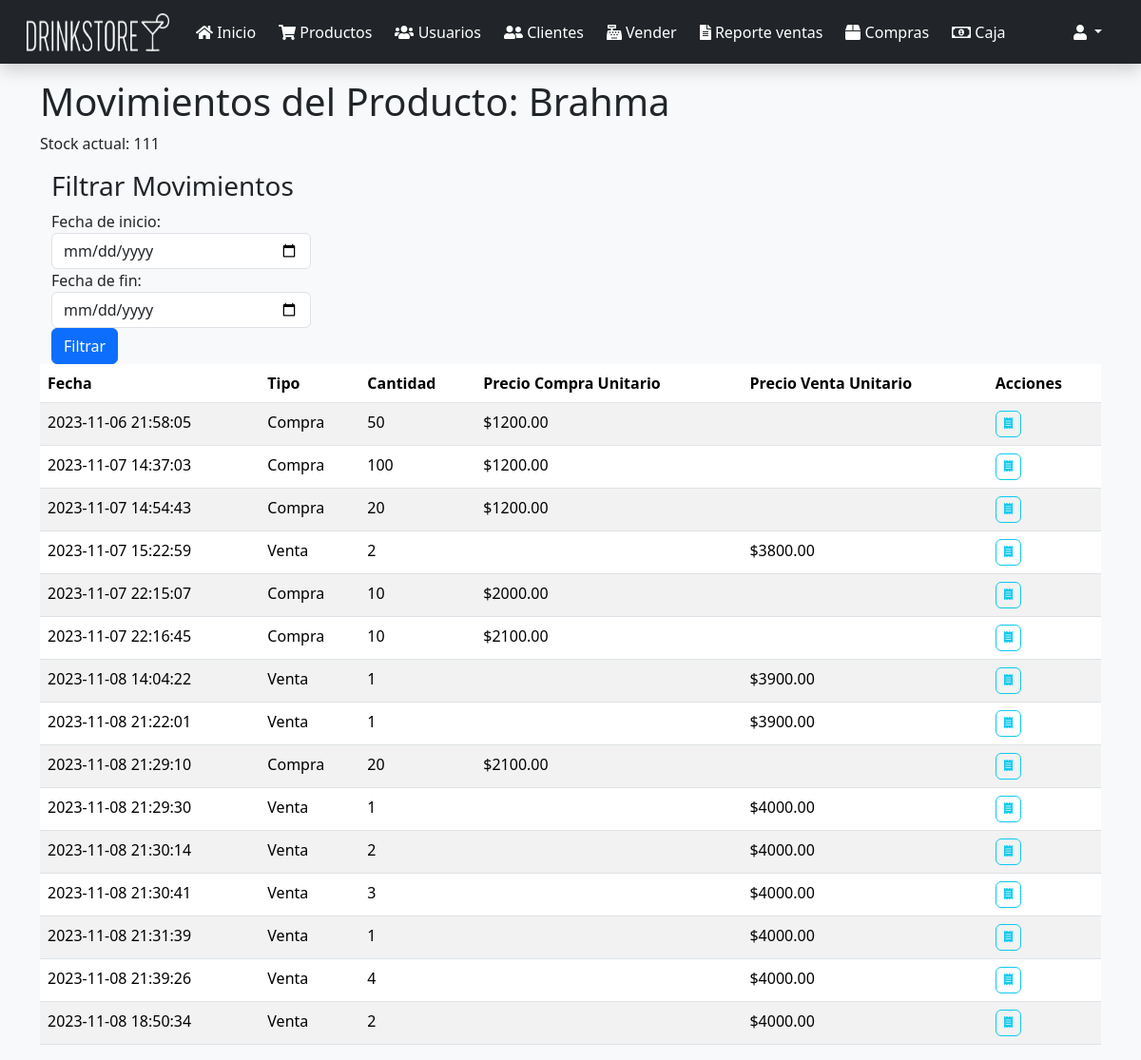
/ventas/ver_movimientos.php?id=1 (signed in), run on the app's committed database.
### tables this page shows
CREATE TABLE `producto` (
  `id` int NOT NULL,
  `nombre` varchar(45) NOT NULL,
  `descripcion` varchar(45) NOT NULL,
  `precio_venta` decimal(10,0) NOT NULL,
  `precio_costo` decimal(10,0) NOT NULL,
  `stock` int NOT NULL,
  `stock_minimo` varchar(45) DEFAULT '2',
  `categoria_id` int NOT NULL,
  `codigo` varchar(255) DEFAULT NULL
);

CREATE TABLE `movimiento_producto` (
  `id` int NOT NULL,
  `producto_id` int NOT NULL,
  `tipo` enum('Compra','Venta') NOT NULL,
  `compra_id` int DEFAULT NULL,
  `venta_id` int DEFAULT NULL,
  `cantidad` int NOT NULL,
  `fecha` datetime NOT NULL
);

CREATE TABLE `detalle_compra` (
  `compra_id` int NOT NULL,
  `producto_id` int NOT NULL,
  `cantidad` int NOT NULL,
  `precio_unitario` decimal(10,2) NOT NULL
);

CREATE TABLE `venta` (
  `id` int NOT NULL,
  `fecha` datetime NOT NULL,
  `medioPago_id` int NOT NULL DEFAULT '1',
  `cliente_id` int NOT NULL,
  `iva_id` int UNSIGNED NOT NULL DEFAULT '2',
  `usuario_id` int NOT NULL,
  `total` decimal(9,2) NOT NULL
);

CREATE TABLE `detalle_venta` (
  `venta_id` int NOT NULL,
  `producto_id` int NOT NULL,
  `cantidad` int NOT NULL,
  `precio_unitario` decimal(10,2) NOT NULL
);

### ventas/funciones.php (called while the page is built, shortened)
<?php
function select($sentencia, $parametros = [])
{
    $bd = conectarBaseDatos();
    $respuesta = $bd->prepare($sentencia);
    $respuesta->execute($parametros);
    return $respuesta->fetchAll();
}
function obtenerProductoPorId($id)
{
    $sentencia = "SELECT * FROM producto WHERE id = ?";
    return select($sentencia, [$id])[0];
}
function obtenerVentas($fechaInicio, $fechaFin, $cliente, $usuario)
{
    $parametros = [];
    $sentencia = "SELECT venta.*, usuario.nombre, IFNULL(cliente.nombre, 'MOSTRADOR') AS cliente
    FROM venta
    INNER JOIN usuario ON usuario.id = venta.usuario_id
    LEFT JOIN cliente ON cliente.id = venta.cliente_id
    WHERE 1 = 1";
    $ventas = select($sentencia, $parametros);
    return agregarProductosVendidos($ventas);
}
function agregarProductosVendidos($ventas)
{
    foreach ($ventas as $venta) {
        $venta->productos = obtenerProductosVendidos($venta->id);
    }
    return $ventas;
}
function obtenerProductosVendidos($idVenta)
{
    $sentencia = "SELECT detalle_venta.cantidad, detalle_venta.precio_unitario, producto.nombre,
    producto.precio_costo
    FROM detalle_venta
    INNER JOIN producto ON producto.id = detalle_venta.producto_id
    WHERE venta_id  = ? ";
    return select($sentencia, [$idVenta]);
}
function obtenerMovimientosPorProducto($productoId) {
    try {
        $conexion = conectarBaseDatos();
        $stmt = $conexion->prepare("SELECT mp.fecha, mp.tipo, mp.cantidad, dc.precio_unitario AS precio_compra, dv.precio_unitario AS precio_venta
                                    FROM movimiento_producto mp
                                    LEFT JOIN detalle_compra dc ON mp.compra_id = dc.compra_id AND mp.producto_id = dc.producto_id
                                    LEFT JOIN detalle_venta dv ON mp.venta_id = dv.venta_id AND mp.producto_id = dv.producto_id
                                    WHERE mp.producto_id = :producto_id");
        $stmt->bindParam(':producto_id', $productoId, PDO::PARAM_INT);
        $stmt->execute();
        $movimientos = $stmt->fetchAll(PDO::FETCH_OBJ);
        return $movimientos;
    } catch (PDOException $e) {
        echo "Error en la consulta: " . $e->getMessage();
        return array();
    } finally {
        if ($conexion) {
            $conexion = null;
        }
    }
}
function obtenerStockProducto($productoId) {
    try {
        $conexion = conectarBaseDatos();
        $stmt = $conexion->prepare("SELECT stock FROM producto WHERE id = :producto_id");
        $stmt->bindParam(':producto_id', $productoId, PDO::PARAM_INT);
        $stmt->execute();
        $resultado = $stmt->fetch(PDO::FETCH_ASSOC);
        return $resultado['stock'];
    } catch (PDOException $e) {
        return 0;
    } finally {
        if ($conexion) {
            $conexion = null;
        }
    }
}
function conectarBaseDatos()
{
    $host = "localhost";
    $db   = "drinkstore_db";
    $user = "root";
    $pass = "";
    $charset = 'utf8mb4';
    $options = [
        \PDO::ATTR_ERRMODE            => \PDO::ERRMODE_EXCEPTION,
        \PDO::ATTR_DEFAULT_FETCH_MODE => \PDO::FETCH_OBJ,
        \PDO::ATTR_EMULATE_PREPARES   => false,
    ];
    $dsn = "mysql:host=$host;dbname=$db;charset=$charset";
    try {
        $pdo = new \PDO($dsn, $user, $pass, $options);
        return $pdo;
    } catch (\PDOException $e) {
        throw new \PDOException($e->getMessage(), (int)$e->getCode());
    }
}

### ventas/ver_movimientos.php (the view, shortened to what this page needs)
<?php
include_once "encabezado.php";
include_once "navbar.php";
include_once "funciones.php";
$fechaInicio = (isset($_POST['inicio'])) ? $_POST['inicio'] : null;
$fechaFin = (isset($_POST['fin'])) ? $_POST['fin'] : null;
$usuario = (isset($_POST['idUsuario'])) ? $_POST['idUsuario'] : null;
$cliente = (isset($_POST['idCliente'])) ? $_POST['idCliente'] : null;
$ventas = obtenerVentas($fechaInicio, $fechaFin, $cliente, $usuario);
if (isset($_GET['id'])) {
    $idProducto = $_GET['id'];
    $producto = obtenerProductoPorId($idProducto);
    $movimientos = obtenerMovimientosPorProducto($idProducto);
}
?>
<div class="container mt-3">
    <?php if (!empty($producto)) { ?>
        <h1>Movimientos del Producto: <?php echo $producto->nombre; ?></h1>
        <p>Stock actual: <?php echo obtenerStockProducto($idProducto); ?></p>
        <div class="container mt-3">
            <h3>Filtrar Movimientos</h3>
            <form method="post d-flex">
                <div class="form-group col-3">
                    <label for="inicio">Fecha de inicio:</label>
                    <input type="date" name="inicio" id="inicio" class="form-control">
                </div>
                <div class="form-group col-3">
                    <label for="fin">Fecha de fin:</label>
                    <input type="date" name="fin" id="fin" class="form-control">
                </div>
                <button type="submit" class="btn btn-primary">Filtrar</button>
            </form>
        </div>
        <?php if (empty($movimientos)) { ?>
            <div class="alert alert-info" role="alert">
                No hay movimientos registrados para este producto.
            </div>
        <?php } else { ?>
            <table class="table table-striped">
                <thead>
                    <tr>
                        <th>Fecha</th>
                        <th>Tipo</th>
                        <th>Cantidad</th>
                        <th>Precio Compra Unitario</th>
                        <th>Precio Venta Unitario</th>
                        <th>Acciones</th>
                    </tr>
                </thead>
                <tbody>
                    <?php foreach ($movimientos as $movimiento) { ?>
                        <tr>
                            <td><?= $movimiento->fecha; ?></td>
                            <td><?= $movimiento->tipo; ?></td>
                            <td><?= $movimiento->cantidad; ?></td>
                            <td><?= isset($movimiento->precio_compra) ? '$' . $movimiento->precio_compra : ''; ?></td>
                            <td><?= isset($movimiento->precio_venta) ? '$' . $movimiento->precio_venta : ''; ?></td>
                            <td>
                                <?php foreach ($ventas as $venta) { ?>
                                    <?php if ($idProducto == $venta->id) { ?>
                                        <button title="Ver Factura" class="btn btn-outline-info" style="--bs-btn-padding-y: .25rem; --bs-btn-padding-x: .5rem; --bs-btn-font-size: .75rem;" onclick="redirectToInvoice(this.dataset.idVenta)">
                                            <i class="fas fa-receipt"></i>
                                        </button>
                                    <?php } ?>
                                <?php } ?>
                            </td>
                        </tr>
                    <?php } ?>
                </tbody>
            </table>
        <?php } ?>
    <?php } else { ?>
        <div class="alert alert-danger" role="alert">
            Producto no encontrado.
        </div>
    <?php } ?>
</div>
<?php include_once "footer.php"; ?>

### public/css/styles.ventas.css (style rules this page uses)
td { white-space: nowrap; }

### data on the page
producto: nombre "Brahma", stock "111"
movimiento_producto: fecha "2023-11-06 21:58:05", tipo "Compra", cantidad "50", detalle_compra.precio_unitario "1200.00"
movimiento_producto: fecha "2023-11-07 14:37:03", tipo "Compra", cantidad "100", detalle_compra.precio_unitario "1200.00"
movimiento_producto: fecha "2023-11-07 14:54:43", tipo "Compra", cantidad "20", detalle_compra.precio_unitario "1200.00"
movimiento_producto: fecha "2023-11-07 15:22:59", tipo "Venta", cantidad "2", detalle_venta.precio_unitario "3800.00"
movimiento_producto: fecha "2023-11-07 22:15:07", tipo "Compra", cantidad "10", detalle_compra.precio_unitario "2000.00"
movimiento_producto: fecha "2023-11-07 22:16:45", tipo "Compra", cantidad "10", detalle_compra.precio_unitario "2100.00"
movimiento_producto: fecha "2023-11-08 14:04:22", tipo "Venta", cantidad "1", detalle_venta.precio_unitario "3900.00"
movimiento_producto: fecha "2023-11-08 21:22:01", tipo "Venta", cantidad "1", detalle_venta.precio_unitario "3900.00"
movimiento_producto: fecha "2023-11-08 21:29:10", tipo "Compra", cantidad "20", detalle_compra.precio_unitario "2100.00"
movimiento_producto: fecha "2023-11-08 21:29:30", tipo "Venta", cantidad "1", detalle_venta.precio_unitario "4000.00"
movimiento_producto: fecha "2023-11-08 21:30:14", tipo "Venta", cantidad "2", detalle_venta.precio_unitario "4000.00"
movimiento_producto: fecha "2023-11-08 21:30:41", tipo "Venta", cantidad "3", detalle_venta.precio_unitario "4000.00"
movimiento_producto: fecha "2023-11-08 21:31:39", tipo "Venta", cantidad "1", detalle_venta.precio_unitario "4000.00"
movimiento_producto: fecha "2023-11-08 21:39:26", tipo "Venta", cantidad "4", detalle_venta.precio_unitario "4000.00"
movimiento_producto: fecha "2023-11-08 18:50:34", tipo "Venta", cantidad "2", detalle_venta.precio_unitario "4000.00"
